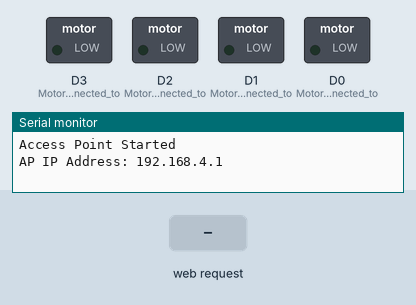
A sketch run on a simulated ESP8266 (NodeMCU). Shown: switched loads named in the sketch (green lamp = pin HIGH), the last lines printed to the serial monitor. The inputs (shaded band) are chosen by the test bench.

Above: at 1.2 s.
1.3 s: HTTP request GET /forward received
At 2.5 s:
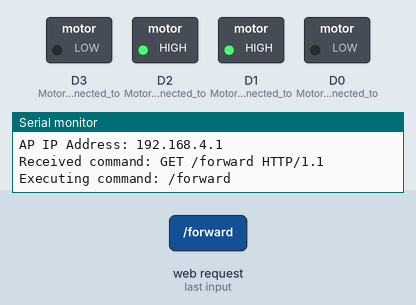
2.8 s: HTTP request GET /reverse received
At 3.7 s:
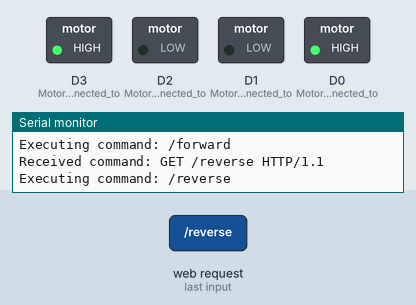
4.3 s: HTTP request GET /right received
At 4.7 s:
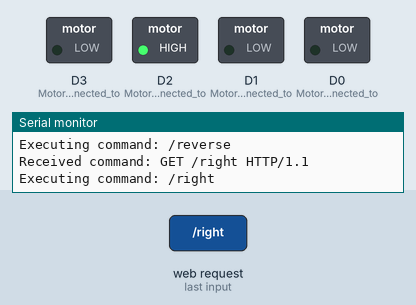
5.8 s: HTTP request GET /left received
At 7.0 s:
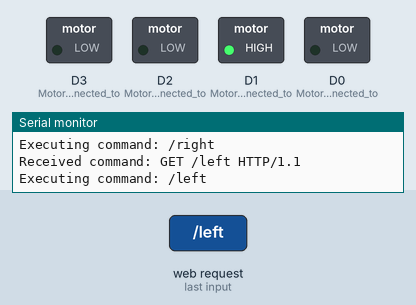
Timing chart, 0 to 8.3 s (numbered marks = the images above; inputs shaded):
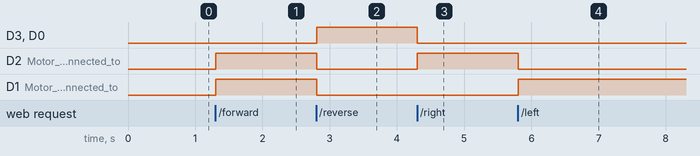

Measured:
- after the input at 1.3 s, D2 (Motor_driver_connected_to), D1 (Motor_driver_connected_to): LOW → HIGH at once
- after the input at 2.8 s, D3 (Motor_driver_connected_to), D0 (Motor_driver_connected_to): LOW → HIGH at once; D2 (Motor_driver_connected_to), D1 (Motor_driver_connected_to): HIGH → LOW at once
- after the input at 4.3 s, D3 (Motor_driver_connected_to), D0 (Motor_driver_connected_to): HIGH → LOW at once; D2 (Motor_driver_connected_to): LOW → HIGH at once
- after the input at 5.8 s, D2 (Motor_driver_connected_to): HIGH → LOW at once; D1 (Motor_driver_connected_to): LOW → HIGH at once

The sketch:

robot_esp8266.ino
```cpp
//Gerardo Franco Delgado
#include <ESP8266WiFi.h>

const char* ssid = "ESP8266_Robot";
const char* password = "password123";

WiFiServer server(80);

void setup() {
  Serial.begin(9600);
  pinMode(D0, OUTPUT); // Motor driver connected to GPIO16 (D0)
  pinMode(D1, OUTPUT); // Motor driver connected to GPIO5 (D1)
  pinMode(D2, OUTPUT); // Motor driver connected to GPIO4 (D2)
  pinMode(D3, OUTPUT); // Motor driver connected to GPIO0 (D3)

  WiFi.softAP(ssid, password); // Set up the Access Point
  Serial.println("Access Point Started");
  Serial.print("AP IP Address: ");
  Serial.println(WiFi.softAPIP());

  server.begin();
}

void loop() {
  WiFiClient client = server.available();  // Listen for incoming clients
  if (!client) {
    return;
  }

  while(!client.available()){
    delay(1);
  }

  String request = client.readStringUntil('\r'); // Read the first line of the request
  client.flush(); // Clear the incoming buffer
  request.trim();

  Serial.print("Received command: ");
  Serial.println(request);

  String command = parseCommand(request);
  handleCommand(command); // Handle the incoming command

  // HTML content with control buttons
  // HTML content with control buttons and enhanced CSS for better mobile visibility
  String htmlResponse = "<!DOCTYPE HTML><html>";
  htmlResponse += "<head><title>ESP8266 Robot Control</title>";
  htmlResponse += "<style>";
  htmlResponse += "body { font-family: Arial, sans-serif; display: flex; flex-direction: column; align-items: center; justify-content: center; height: 100vh; margin: 0; }";
  htmlResponse += "h1 { font-size: 40px; margin: 20px; }";
  htmlResponse += "button { background-color: #4CAF50; color: white; border: none; padding: 20px 40px; text-align: center; text-decoration: none; display: inline-block; font-size: 30px; margin: 10px; cursor: pointer; border-radius: 10px; }";
  htmlResponse += "button:hover { background-color: #45a049; }";
  htmlResponse += "</style></head><body>";
  htmlResponse += "<h1>Robot Control Panel</h1>";
  htmlResponse += "<button onclick=\"location.href='/forward'\">Forward</button>";
  htmlResponse += "<button onclick=\"location.href='/reverse'\">Reverse</button>";
  htmlResponse += "<button onclick=\"location.href='/left'\">Left</button>";
  htmlResponse += "<button onclick=\"location.href='/right'\">Right</button>";
  htmlResponse += "<button onclick=\"location.href='/stop'\">Stop</button>";
  htmlResponse += "</body></html>";

  client.println("HTTP/1.1 200 OK");
  client.println("Content-Type: text/html");
  client.println("");
  client.println(htmlResponse); // Send the HTML page with buttons
  client.stop();

}

String parseCommand(String request) {
  int firstSpaceIndex = request.indexOf(' ');
  int secondSpaceIndex = request.indexOf(' ', firstSpaceIndex + 1);
  if (firstSpaceIndex != -1 && secondSpaceIndex != -1) {
    return request.substring(firstSpaceIndex + 1, secondSpaceIndex);
  }
  return "";
}

void handleCommand(String command) {
  Serial.print("Executing command: ");
  Serial.println(command);

  if (command == "/forward") {
    digitalWrite(D0, LOW);
    digitalWrite(D1, HIGH);
    digitalWrite(D2, HIGH);
    digitalWrite(D3, LOW);
  } else if (command == "/reverse") {
    digitalWrite(D0, HIGH);
    digitalWrite(D1, LOW);
    digitalWrite(D2, LOW);
    digitalWrite(D3, HIGH);
  } else if (command == "/right") {
    digitalWrite(D0, LOW);
    digitalWrite(D1, LOW);
    digitalWrite(D2, HIGH);
    digitalWrite(D3, LOW);
  } else if (command == "/left") {
    digitalWrite(D0, LOW);
    digitalWrite(D1, HIGH);
    digitalWrite(D2, LOW);
    digitalWrite(D3, LOW);
  } else if (command == "/stop") {
    digitalWrite(D0, LOW);
    digitalWrite(D1, LOW);
    digitalWrite(D2, LOW);
    digitalWrite(D3, LOW);
  }
}
```
